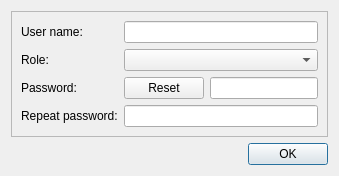
<?xml version="1.0" encoding="UTF-8"?>
<ui version="4.0">
 <class>userEdit</class>
 <widget class="QDialog" name="userEdit">
  <property name="geometry">
   <rect>
    <x>0</x>
    <y>0</y>
    <width>400</width>
    <height>300</height>
   </rect>
  </property>
  <property name="windowTitle">
   <string notr="true"/>
  </property>
  <layout class="QGridLayout" name="gridLayout">
   <property name="sizeConstraint">
    <enum>QLayout::SetFixedSize</enum>
   </property>
   <item row="1" column="0" alignment="Qt::AlignRight">
    <widget class="QFrame" name="buttonsFrame">
     <property name="sizePolicy">
      <sizepolicy hsizetype="Preferred" vsizetype="Fixed">
       <horstretch>0</horstretch>
       <verstretch>0</verstretch>
      </sizepolicy>
     </property>
     <property name="frameShape">
      <enum>QFrame::NoFrame</enum>
     </property>
     <property name="frameShadow">
      <enum>QFrame::Plain</enum>
     </property>
     <layout class="QHBoxLayout" name="horizontalLayout">
      <property name="leftMargin">
       <number>0</number>
      </property>
      <property name="topMargin">
       <number>0</number>
      </property>
      <property name="rightMargin">
       <number>0</number>
      </property>
      <property name="bottomMargin">
       <number>0</number>
      </property>
      <item>
       <widget class="QPushButton" name="okButton">
        <property name="sizePolicy">
         <sizepolicy hsizetype="Fixed" vsizetype="Fixed">
          <horstretch>0</horstretch>
          <verstretch>0</verstretch>
         </sizepolicy>
        </property>
        <property name="text">
         <string>OK</string>
        </property>
       </widget>
      </item>
     </layout>
    </widget>
   </item>
   <item row="0" column="0">
    <widget class="QFrame" name="form">
     <property name="frameShape">
      <enum>QFrame::StyledPanel</enum>
     </property>
     <property name="frameShadow">
      <enum>QFrame::Raised</enum>
     </property>
     <layout class="QFormLayout" name="formLayout">
      <item row="0" column="0">
       <widget class="QLabel" name="userNameLabel">
        <property name="text">
         <string>User name:</string>
        </property>
       </widget>
      </item>
      <item row="0" column="1">
       <widget class="QLineEdit" name="userNameEdit">
        <property name="maxLength">
         <number>32</number>
        </property>
       </widget>
      </item>
      <item row="1" column="0">
       <widget class="QLabel" name="roleLabel">
        <property name="text">
         <string>Role:</string>
        </property>
       </widget>
      </item>
      <item row="1" column="1">
       <widget class="QComboBox" name="roleBox"/>
      </item>
      <item row="2" column="0">
       <widget class="QLabel" name="passwordLabel">
        <property name="text">
         <string>Password:</string>
        </property>
       </widget>
      </item>
      <item row="2" column="1">
       <widget class="QFrame" name="passwordFrame">
        <property name="sizePolicy">
         <sizepolicy hsizetype="Preferred" vsizetype="Fixed">
          <horstretch>0</horstretch>
          <verstretch>0</verstretch>
         </sizepolicy>
        </property>
        <property name="frameShape">
         <enum>QFrame::NoFrame</enum>
        </property>
        <property name="frameShadow">
         <enum>QFrame::Plain</enum>
        </property>
        <layout class="QHBoxLayout" name="horizontalLayout_2">
         <property name="leftMargin">
          <number>0</number>
         </property>
         <property name="topMargin">
          <number>0</number>
         </property>
         <property name="rightMargin">
          <number>0</number>
         </property>
         <property name="bottomMargin">
          <number>0</number>
         </property>
         <item>
          <widget class="QPushButton" name="resetPasswordButton">
           <property name="text">
            <string>Reset</string>
           </property>
          </widget>
         </item>
         <item>
          <widget class="QLineEdit" name="passwordEdit">
           <property name="maxLength">
            <number>32</number>
           </property>
           <property name="echoMode">
            <enum>QLineEdit::Password</enum>
           </property>
          </widget>
         </item>
        </layout>
       </widget>
      </item>
      <item row="4" column="0">
       <widget class="QLabel" name="repeatPasswordLabel">
        <property name="text">
         <string>Repeat password:</string>
        </property>
       </widget>
      </item>
      <item row="4" column="1">
       <widget class="QLineEdit" name="repeatPasswordEdit">
        <property name="maxLength">
         <number>32</number>
        </property>
        <property name="echoMode">
         <enum>QLineEdit::Password</enum>
        </property>
       </widget>
      </item>
     </layout>
    </widget>
   </item>
  </layout>
 </widget>
 <resources/>
 <connections/>
</ui>
